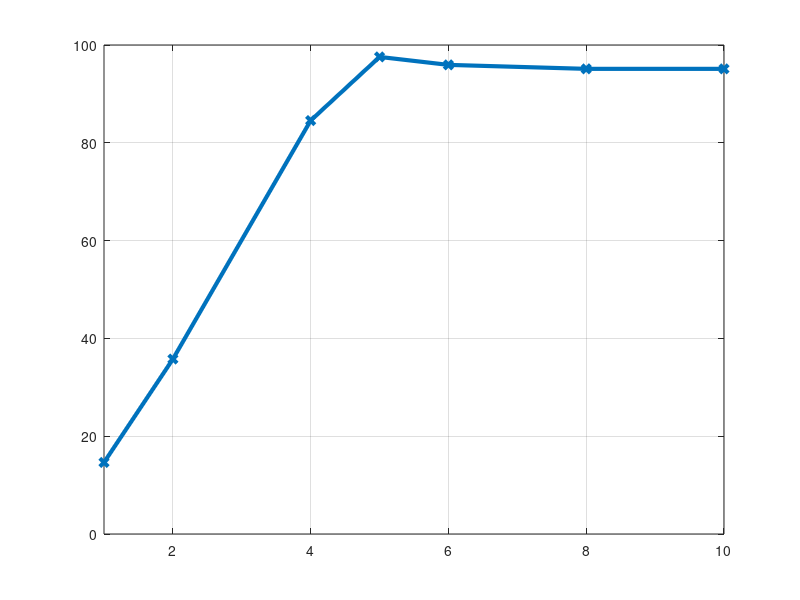

The MATLAB script that drew this image: (Note: this script raises an error after producing the figure.)
clc;
clear all;

numEnvs = [1 2 4 5 6 8 10];

top_10 = [14.6341 35.7724 84.5528 97.56 95.935 95.122 95.122];
%top_15 = [31.71 54.4715 88.6179 98.37 95.935 95.935 97.97];

h = gca;
plot(numEnvs, top_10, 'LineWidth', 3, 'Marker', 'x');
grid on
%hold on
%plot(numEnvs, top_15, 'LineWidth', 3, 'Marker', 'o');
% l=cell(1,2);
% l{1}='Top 10 Features'; l{2}='Top 15 Features';
% legend(l,'interpreter','latex','Location','SouthEast');
xlim([1 10]);
h.TickLabelInterpreter='latex';
%h.FontName = 'CMU Serif';
%h.Interpreter='latex';
h.FontWeight = 'bold';
h.FontSize = 20;
h.XLabel.String = 'No. of Training Envs.';
h.XLabel.Interpreter='latex';
h.XLabel.FontSize = 30;
%h.XLabel.FontName = 'CMU Serif';
h.XLabel.FontWeight = 'bold';

h.YLabel.String = 'Precision';
h.YLabel.Interpreter='latex';
h.YLabel.FontSize = 30;
%h.YLabel.FontName = 'CMU Serif';
h.YLabel.FontWeight = 'bold';
hold off

saveas(h, '../Images/matlab/precision/Saturation_manyEnvs.fig');
saveas(h, '../Images/matlab/precision/Saturation_manyEnvs.eps', 'eps2c');
